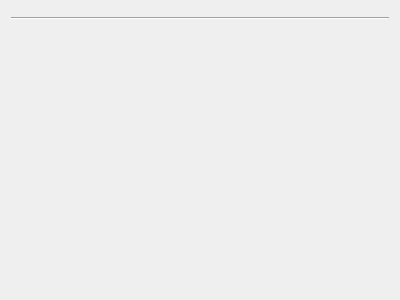
<?xml version="1.0" encoding="UTF-8"?>
<ui version="4.0">
 <class>Form</class>
 <widget class="QWidget" name="Form">
  <property name="geometry">
   <rect>
    <x>0</x>
    <y>0</y>
    <width>400</width>
    <height>300</height>
   </rect>
  </property>
  <property name="windowTitle">
   <string>Form</string>
  </property>
  <layout class="QVBoxLayout" name="verticalLayout">
   <item>
    <widget class="QWidget" name="run_widget_placeholder" native="true">
     <property name="sizePolicy">
      <sizepolicy hsizetype="Preferred" vsizetype="Preferred">
       <horstretch>0</horstretch>
       <verstretch>0</verstretch>
      </sizepolicy>
     </property>
    </widget>
   </item>
   <item>
    <widget class="Line" name="line_2">
     <property name="orientation">
      <enum>Qt::Horizontal</enum>
     </property>
    </widget>
   </item>
   <item>
    <widget class="QWidget" name="run_check_placeholder" native="true"/>
   </item>
   <item>
    <widget class="QWidget" name="bottom_spacer" native="true">
     <property name="sizePolicy">
      <sizepolicy hsizetype="Preferred" vsizetype="Expanding">
       <horstretch>0</horstretch>
       <verstretch>0</verstretch>
      </sizepolicy>
     </property>
    </widget>
   </item>
  </layout>
 </widget>
 <resources/>
 <connections/>
</ui>
